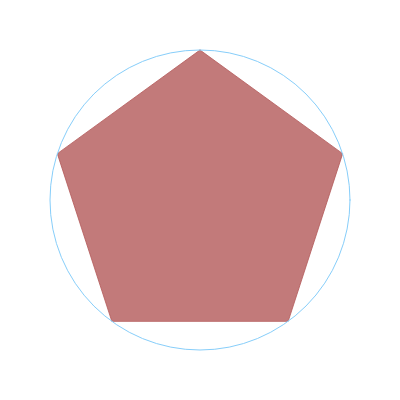
Frame 1 (no input)
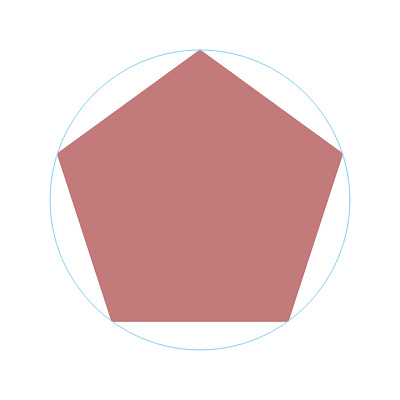
Frame 60 (no input)
Frame 120 (the mouse pressed at the canvas centre since frame 60): identical to frame 60, image omitted

The p5.js sketch that drew these frames (run headless with seeded random() and noise() and a simulated clock; from frame 60 on, the mouse is pressed at the canvas centre):

// p5.js sketch
// ── sketch.js
var x;
var y;
let toggle = 0;
var toggleColor=8;
    
var numEdges = 5; // number of edges
var r = 150; // radius
var d = 180; // start angle 

function setup() {
    // put setup code here
    createCanvas(400, 400);
    angleMode(DEGREES);
    colorMode(HSB, 360, 100, 100, 1);
    x = width*0.5; // x coordinate of the center
    y = height*0.5; // y coordinate of the center
}
function draw() {
    // put drawing code here
    background(255);

    // 設定當前的顏色
    fill(toggle*360/toggleColor, 50, 70, 0.8);
    stroke(toggle*360/toggleColor, 50, 70, 0.8);
    // 以畫布中心為中心旋轉座標系統，(1/toggleColor)圓周
    translate(x, y);
    rotate(toggle*360/toggleColor);

    // 繪製正多邊形，中心點為目前的原點
    beginShape();
    for (i=0; i<=numEdges; i++) {
        sx = r*sin(d);
        sy = r*cos(d);
        vertex(sx, sy);
        d += (360/numEdges);
    }
    endShape();

    stroke('lightskyblue');
    noFill();
    circle(0, 0, 2*r);
}

function mouseClicked() {
    toggle = (toggle+1)%toggleColor;
}
